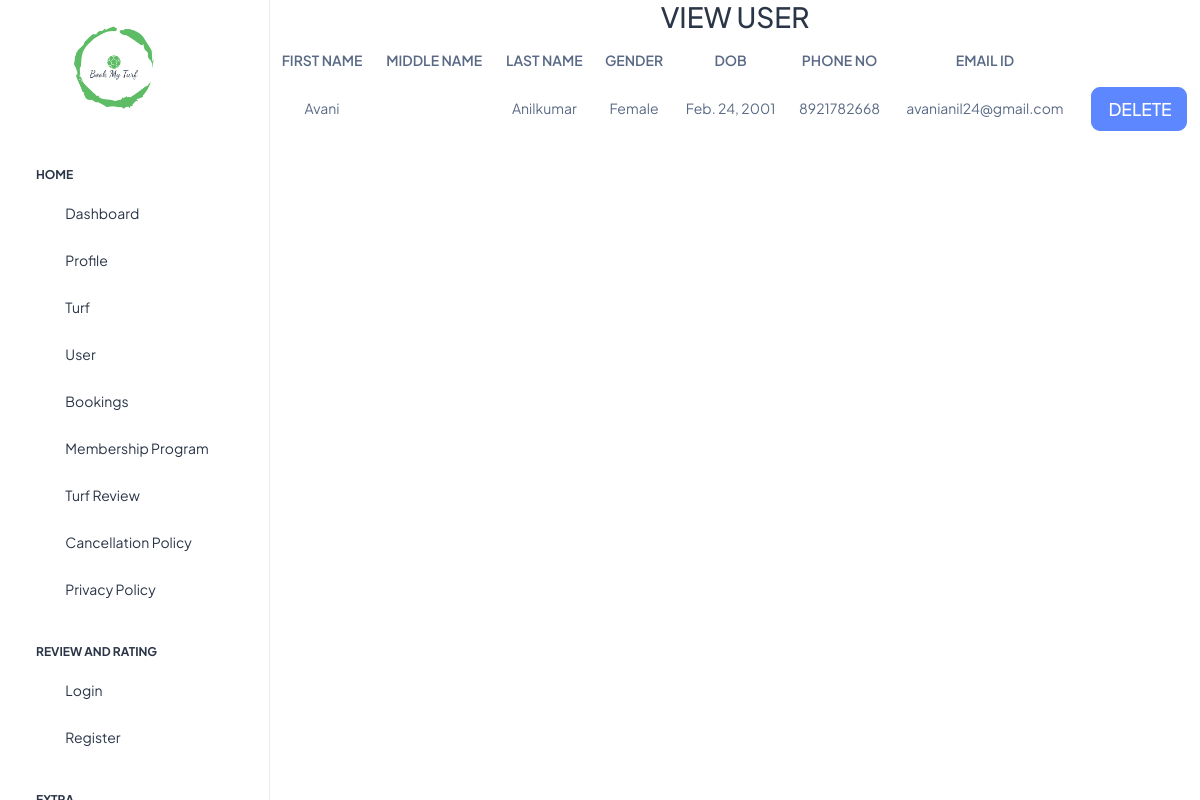
/viewuser1/, run on the app's committed database.
### turf_app/models.py (models this page shows)
class usertbl(models.Model):
    fname = models.CharField(max_length=20, null=True)
    mname = models.CharField(max_length=20, null=True)
    lname = models.CharField(max_length=20, null=True)
    gender = models.CharField(max_length=7, null=True)
    dob = models.DateField(null=True)
    phoneno = models.IntegerField(null=True)
    email = models.EmailField(null=True)
    username = models.CharField(max_length=10, null=True)
    password = models.CharField(max_length=10, null=True)

### turf_app/views.py (the view)
# urls.py: path("viewuser1/", views.viewuser1),
def viewuser1(request):
    v = usertbl.objects.all()
    return render(request, "viewuser1.html", {"v": v})

### templates/viewuser1.html (shortened to what this page needs)
<!DOCTYPE html>
<html lang="en">
<head>
</head>
<body>
{% include 'sidebar2.html' %}
 <div class="body-wrapper">
<h2>VIEW USER</h2>
<table>
    <tr>
        <th>FIRST NAME</th>
        <th>MIDDLE NAME</th>
        <th>LAST NAME</th>
        <th>GENDER</th>
        <th>DOB</th>
        <th>PHONE NO</th>
        <th>EMAIL ID</th>
    </tr>
    {%for i in v%}
    <tr>
        <td>{{i.fname}}</td>
        <td>{{i.mname}}</td>
        <td>{{i.lname}}</td>
        <td>{{i.gender}}</td>
        <td>{{i.dob}}</td>
        <td>{{i.phoneno}}</td>
        <td>{{i.email}}</td>
        <td> <a href="/deleteuser1/{{i.id}}" class="btn btn-primary btn-lg btn-block" style="width:90%;">DELETE</a></td>
    </tr>
    {%endfor%}
</table>
 </div>
</body>
</html>

### templates/viewuser1.html (style rules this page uses)
body { margin: 0; font-family: Arial, Helvetica, sans-serif; }
table { border-collapse: collapse; width: 100% }
tr,td,th { border: 1px solid #dddddd; text-align: center; padding: 8px; }
h2 { text-align: center; }

### data on the page
usertbl: fname "Avani", lname "Anilkumar", gender "Female", dob "Feb. 24, 2001", phoneno "8921782668", email "avanianil24@gmail.com"
